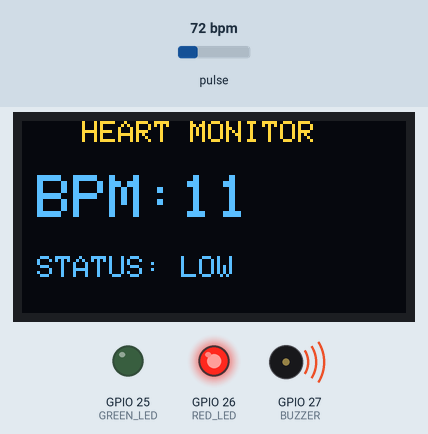
Simulated run of this program. Board: ESP32. Shown: 128×64 one-colour display, output pins drawn as LEDs (lit = HIGH), buzzer (waves = sounding). The test bench sets the inputs (shaded band); at power-on: pulse 72 bpm. The OLED is the two-colour kind (top 16 rows yellow); what the program prints to the serial monitor is not drawn.

Above: at 3.7 s.
3.8 s: pulse set to 89 bpm
At 5.0 s:
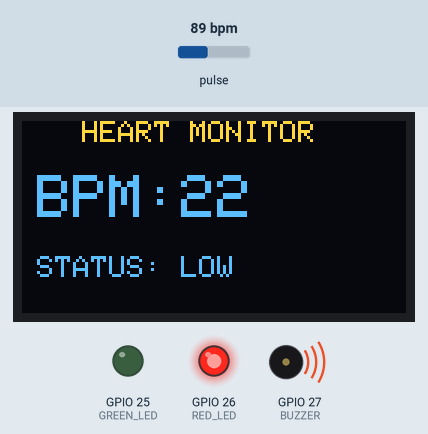
6.8 s: pulse set to 93 bpm
At 7.7 s:
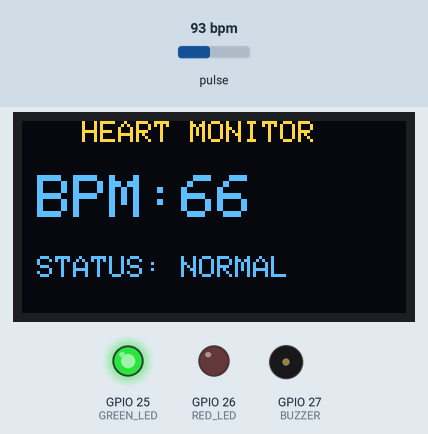
9.8 s: pulse set to 109 bpm
At 12.3 s:
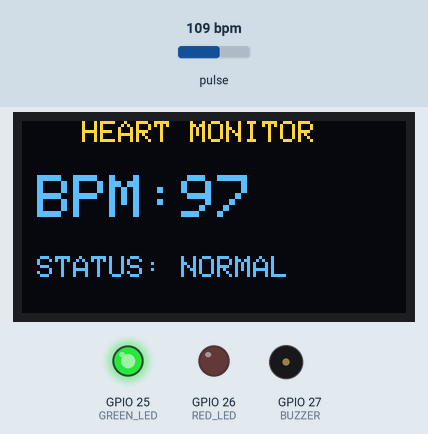
12.7 s: pulse set to 113 bpm
At 14.9 s:
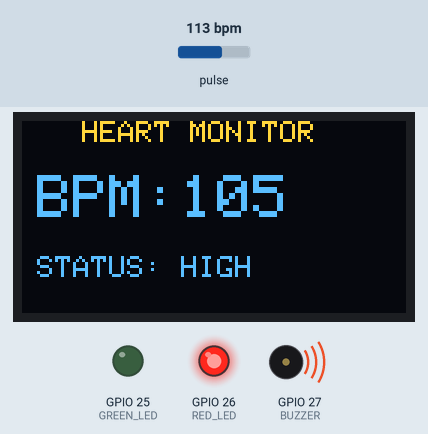
15.7 s: pulse set to 97 bpm
At 17.0 s:
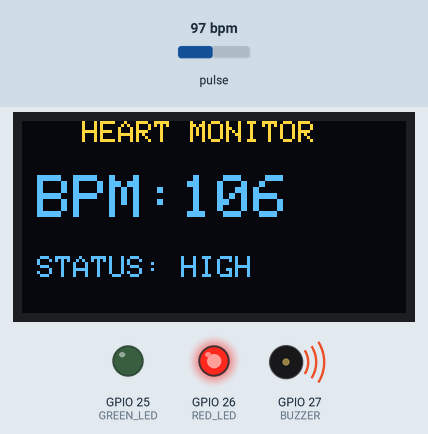
18.7 s: pulse set to 93 bpm
At 22.8 s:
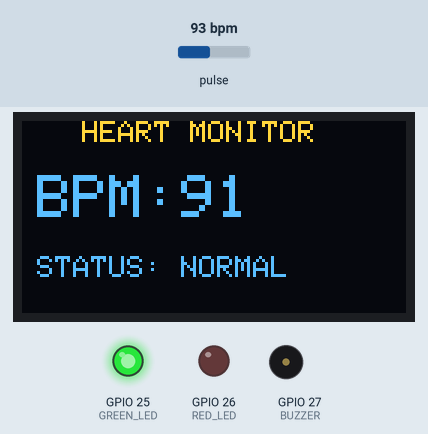
Timing chart, 0 to 24.3 s (numbered marks = the images above; inputs shaded):
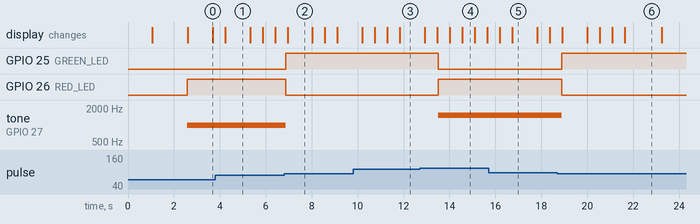

The program:

main.cpp
```cpp
#include <Arduino.h>
#include <Wire.h>
#include <MAX30105.h>
#include <heartRate.h>
#include <Adafruit_GFX.h>
#include <Adafruit_SSD1306.h>

// ==========================================
// HEARTBEAT MONITOR WITH ALERT SYSTEM
// ESP32 + MAX30102 + OLED
// ==========================================

// ---------- OLED Configuration ----------

#define SCREEN_WIDTH 128
#define SCREEN_HEIGHT 64
#define OLED_RESET -1

Adafruit_SSD1306 display(
    SCREEN_WIDTH,
    SCREEN_HEIGHT,
    &Wire,
    OLED_RESET
);

// ---------- MAX30102 ----------

MAX30105 particleSensor;

// ---------- GPIO Configuration ----------

const int GREEN_LED = 25;
const int RED_LED = 26;
const int BUZZER = 27;

// ---------- Educational Thresholds ----------

const int LOW_THRESHOLD = 60;
const int HIGH_THRESHOLD = 100;

// ---------- BPM Variables ----------

const byte RATE_SIZE = 8;

byte rates[RATE_SIZE];
byte rateSpot = 0;

long lastBeat = 0;

float beatsPerMinute = 0;
int beatAvg = 0;

// ---------- Display Timing ----------

unsigned long lastDisplayUpdate = 0;

const unsigned long DISPLAY_INTERVAL = 500;

// ==========================================
// SETUP
// ==========================================

void setup()
{
    Serial.begin(115200);

    delay(1000);

    Serial.println();
    Serial.println("======================================");
    Serial.println(" HEARTBEAT MONITOR WITH ALERT SYSTEM");
    Serial.println("======================================");
    Serial.println();

    // ---------- GPIO ----------

    pinMode(GREEN_LED, OUTPUT);
    pinMode(RED_LED, OUTPUT);
    pinMode(BUZZER, OUTPUT);

    digitalWrite(GREEN_LED, LOW);
    digitalWrite(RED_LED, LOW);
    digitalWrite(BUZZER, LOW);

    // ---------- I2C ----------

    Wire.begin(21, 22);

    // ---------- OLED ----------

    if (!display.begin(
            SSD1306_SWITCHCAPVCC,
            0x3C))
    {
        Serial.println("ERROR: OLED not detected!");

        while (true)
        {
            delay(1000);
        }
    }

    display.clearDisplay();

    display.setTextColor(SSD1306_WHITE);

    display.setTextSize(1);
    display.setCursor(20, 10);
    display.println("HEARTBEAT");

    display.setCursor(25, 25);
    display.println("MONITOR");

    display.setCursor(20, 45);
    display.println("Initializing...");

    display.display();

    delay(1500);

    // ---------- MAX30102 ----------

    if (!particleSensor.begin(
            Wire,
            I2C_SPEED_FAST))
    {
        Serial.println("ERROR: MAX30102 not detected!");

        display.clearDisplay();

        display.setCursor(10, 20);
        display.setTextSize(1);
        display.println("MAX30102 ERROR");

        display.setCursor(10, 40);
        display.println("Check wiring");

        display.display();

        while (true)
        {
            delay(1000);
        }
    }

    Serial.println("MAX30102 detected.");

    // ---------- Sensor Configuration ----------

    particleSensor.setup();

    particleSensor.setPulseAmplitudeRed(0x0A);
    particleSensor.setPulseAmplitudeIR(0x0A);

    particleSensor.setPulseAmplitudeGreen(0);

    Serial.println("Sensor initialized.");
    Serial.println();

    Serial.println("Place your finger gently");
    Serial.println("on the MAX30102 sensor.");
    Serial.println();
}

// ==========================================
// UPDATE ALERT SYSTEM
// ==========================================

void updateAlert(int bpm)
{
    // No valid BPM
    if (bpm <= 0)
    {
        digitalWrite(GREEN_LED, LOW);
        digitalWrite(RED_LED, LOW);
        digitalWrite(BUZZER, LOW);

        return;
    }

    // ---------- LOW ----------

    if (bpm < LOW_THRESHOLD)
    {
        digitalWrite(GREEN_LED, LOW);
        digitalWrite(RED_LED, HIGH);

        tone(BUZZER, 1000);
    }

    // ---------- HIGH ----------

    else if (bpm > HIGH_THRESHOLD)
    {
        digitalWrite(GREEN_LED, LOW);
        digitalWrite(RED_LED, HIGH);

        tone(BUZZER, 1500);
    }

    // ---------- NORMAL ----------

    else
    {
        digitalWrite(GREEN_LED, HIGH);
        digitalWrite(RED_LED, LOW);

        noTone(BUZZER);
    }
}

// ==========================================
// UPDATE OLED DISPLAY
// ==========================================

void updateDisplay(int bpm)
{
    display.clearDisplay();

    display.setTextColor(SSD1306_WHITE);

    // ---------- Title ----------

    display.setTextSize(1);

    display.setCursor(20, 0);
    display.println("HEART MONITOR");

    // ---------- BPM ----------

    display.setTextSize(2);

    display.setCursor(5, 18);

    display.print("BPM:");

    if (bpm > 0)
    {
        display.print(bpm);
    }
    else
    {
        display.print("--");
    }

    // ---------- Status ----------

    display.setTextSize(1);

    display.setCursor(5, 45);

    if (bpm <= 0)
    {
        display.println("STATUS: WAITING");
    }

    else if (bpm < LOW_THRESHOLD)
    {
        display.println("STATUS: LOW");
    }

    else if (bpm > HIGH_THRESHOLD)
    {
        display.println("STATUS: HIGH");
    }

    else
    {
        display.println("STATUS: NORMAL");
    }

    display.display();
}

// ==========================================
// LOOP
// ==========================================

void loop()
{
    long irValue = particleSensor.getIR();

    // ======================================
    // CHECK SENSOR CONTACT
    // ======================================

    if (irValue < 50000)
    {
        beatsPerMinute = 0;
        beatAvg = 0;

        digitalWrite(GREEN_LED, LOW);
        digitalWrite(RED_LED, LOW);

        noTone(BUZZER);

        if (millis() - lastDisplayUpdate >=
            DISPLAY_INTERVAL)
        {
            updateDisplay(0);

            lastDisplayUpdate = millis();
        }

        Serial.println("Waiting for finger...");

        delay(100);

        return;
    }

    // ======================================
    // HEARTBEAT DETECTION
    // ======================================

    if (checkForBeat(irValue))
    {
        long delta =
            millis() - lastBeat;

        lastBeat = millis();

        beatsPerMinute =
            60.0 / (delta / 1000.0);

        // Accept reasonable BPM range

        if (beatsPerMinute > 20 &&
            beatsPerMinute < 220)
        {
            rates[rateSpot++] =
                (byte)beatsPerMinute;

            rateSpot %= RATE_SIZE;

            beatAvg = 0;

            for (byte x = 0;
                 x < RATE_SIZE;
                 x++)
            {
                beatAvg += rates[x];
            }

            beatAvg /= RATE_SIZE;
        }

        Serial.println("--------------------------------");

        Serial.print("Instant BPM: ");

        Serial.println(beatsPerMinute);

        Serial.print("Average BPM: ");

        Serial.println(beatAvg);

        Serial.println("--------------------------------");
    }

    // ======================================
    // ALERT SYSTEM
    // ======================================

    if (beatAvg > 0)
    {
        updateAlert(beatAvg);
    }

    // ======================================
    // OLED UPDATE
    // ======================================

    if (millis() - lastDisplayUpdate >=
        DISPLAY_INTERVAL)
    {
        updateDisplay(beatAvg);

        lastDisplayUpdate = millis();
    }

    delay(20);
}
```

Measured:
- the behaviour switches between 90 and 91 bpm on pulse (found by bisection; images 1 and 2)
- the behaviour switches between 110 and 111 bpm on pulse (found by bisection; images 3 and 4)
- the behaviour switches between 95 and 94 bpm on pulse (found by bisection; images 5 and 6)
- what the display in image 1 shows lasts 1.1 s, from 4.2 s to 5.3 s
- what the display in image 4 shows lasts 0.5 s, from 14.6 s to 15.1 s
